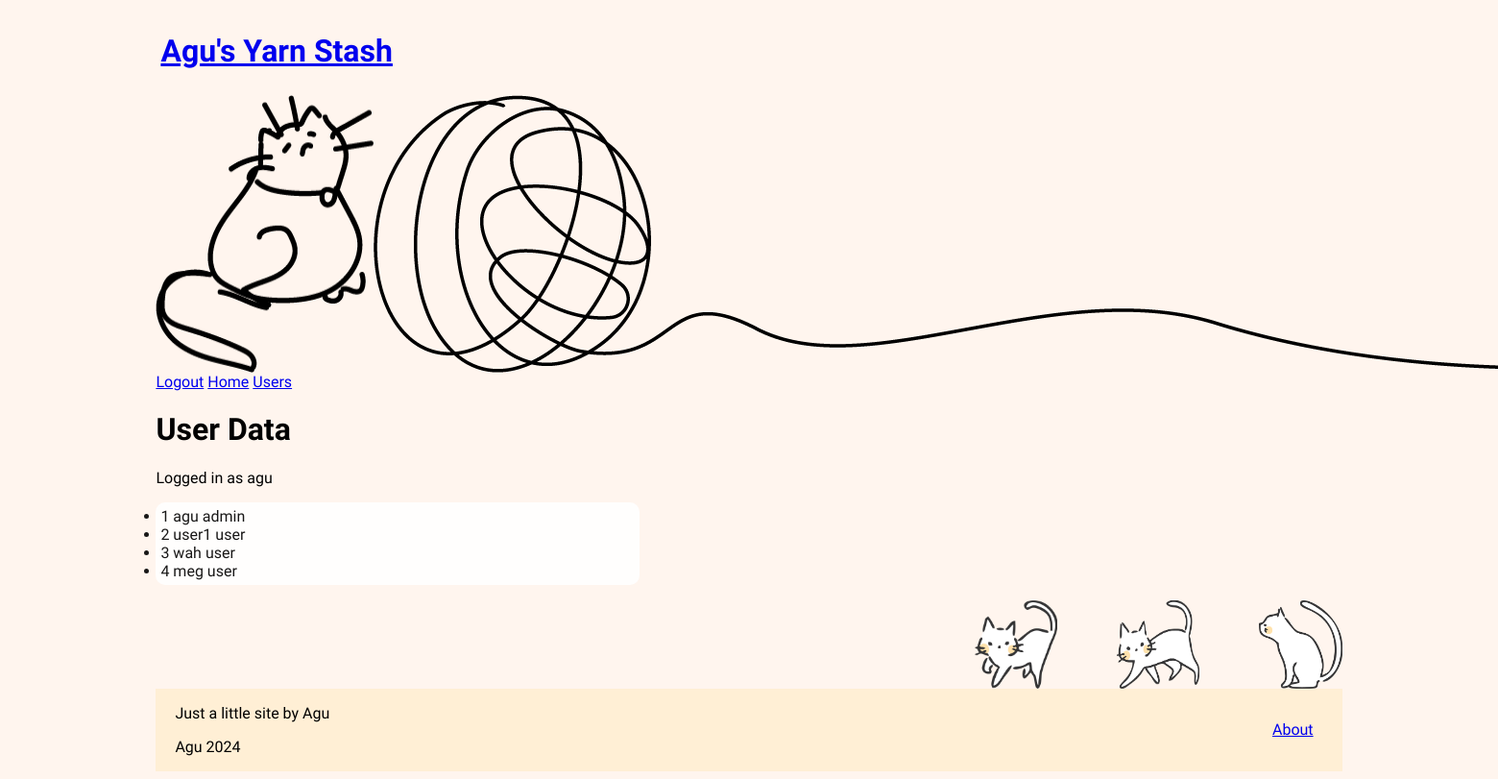
The app's page /php/users.php (signed in), older data.
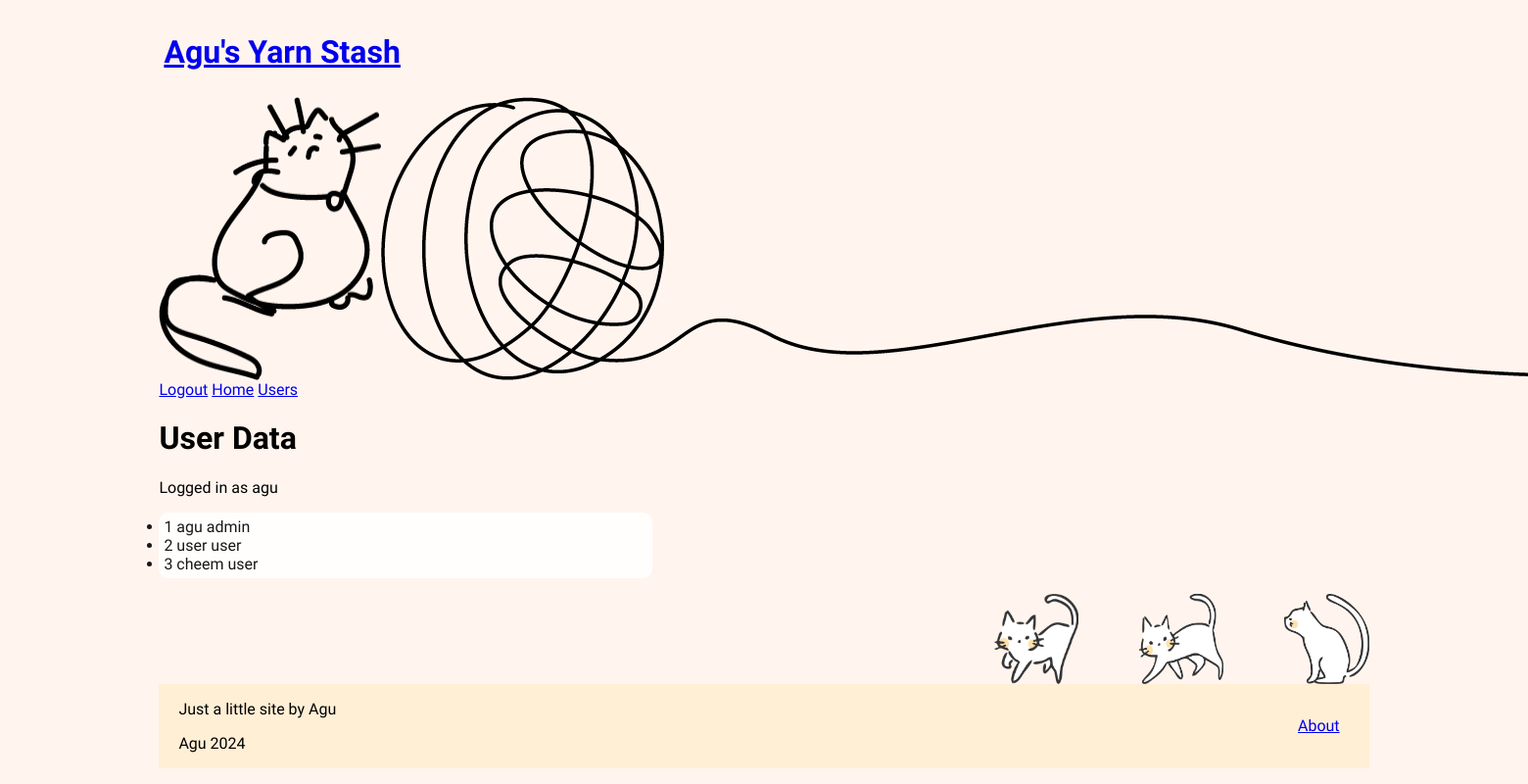
The same page, newer data.
### tables this page shows
CREATE TABLE `users` (
  `userId` int(11) NOT NULL,
  `username` varchar(30) NOT NULL,
  `password` varchar(30) NOT NULL,
  `tier` varchar(10) NOT NULL
);

### php/users.php (the view)
<?php
require_once "../include/dbsessions.php";
include("../include/html-head.php");
include("../include/menu.php");
if(isset($_SESSION['loggedIn']) && $_SESSION['loggedIn']==true ){
$stmt = $pdo -> prepare("SELECT * FROM `users`;");
$stmt->execute();
?>
<body>
<content>
<h1>User Data</h1>
<article>
    Logged in as <?=$_SESSION['username']?>
</article>
<article>
<ul>
    <?php
     while($row = $stmt-> fetch()) {
        ?><li><?= $row["userId"] ?>
        <?= $row["username"] ?>
        <?= $row["tier"]?>
        </li>
        <?php } ?>
     </ul>
</content>
<?php include("../include/footer.php");
    }else{
        include("../include/access-denied.php");
    }
    ?>
</body>
</html>

Row changes from the older to the newer data that the page shows:
removed users: userId "4", username "meg", tier "user"
changed users id 2: username "user1" → "user"
changed users id 3: username "wah" → "cheem"
